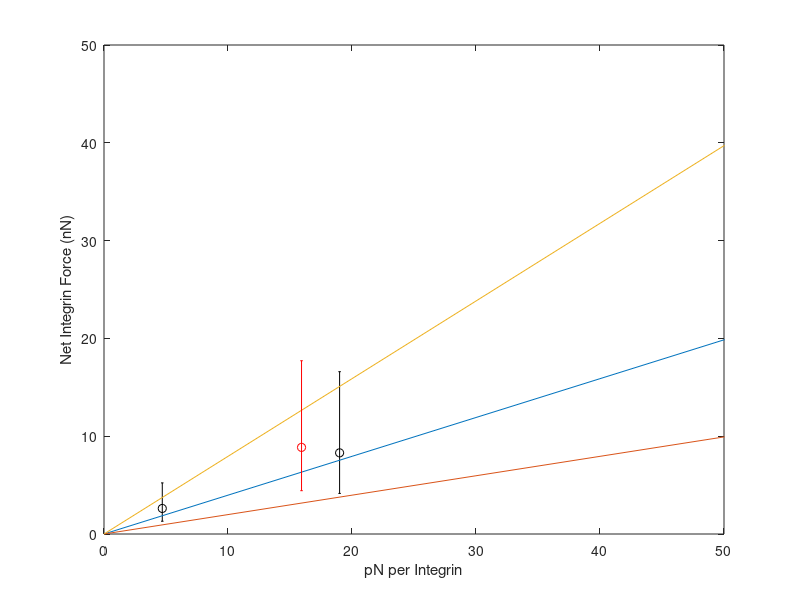

Reproduce this figure in MATLAB.
%% Evaluating Force Balance

% This code is used to model the podosome protrusive forces in Figure 7. 

DOPCFootprint= .72*(10^-9)^2;
LipidsPerMicron= (1*(10^-6)^2)./DOPCFootprint; %1 leaflet
BiotinLipidsPerMicron= .001*LipidsPerMicron;

% Plot Force

ProbesPerMicron= [.5 1 2].*BiotinLipidsPerMicron 
Force=[0 20 30 40 50 60].*10^-12; % Force per Probe
CoreR= 0.3 %microns
A_Apply= pi.*(1-.3^2);

for j=1:3
F4(j)=A_Apply.*.14.*ProbesPerMicron(j)*4.7*10^-12*10^9;
F19(j)=A_Apply.*.11.*ProbesPerMicron(j)*19*10^-12*10^9;
Dist(j)=A_Apply.*ProbesPerMicron(j).*(4.7*.03+19*.11)*10^-12*10^9;
end
neg4=F4(2)-F4(1); pos4=F4(3)-F4(2);
neg19=F19(2)-F19(1); pos19=F19(3)-F19(2);
negd=Dist(2)-Dist(1); posd=Dist(3)-Dist(2);
for j=1:length(ProbesPerMicron)
    for k=1:length(Force)
Ftot(j,k)= A_Apply.*.10.*ProbesPerMicron(j)*Force(k)*10^9;
    end
end

close all
    errorbar(4.7, F4(2),neg4, pos4,'ok');
    hold on
    errorbar(19, F19(2), neg19, pos19,'ok');
    plot(10^12.*Force(:),Ftot(2,:),'-');
    hold on
    plot(10^12.*Force(:), Ftot(1,:),'-');
    plot(10^12.*Force(:), Ftot(3,:),'-');
  errorbar(15.93, Dist(2), negd, posd,'or');

ylim([0 50])
xlim([0 50])
ylabel('Net Integrin Force (nN)');
xlabel('pN per Integrin');
